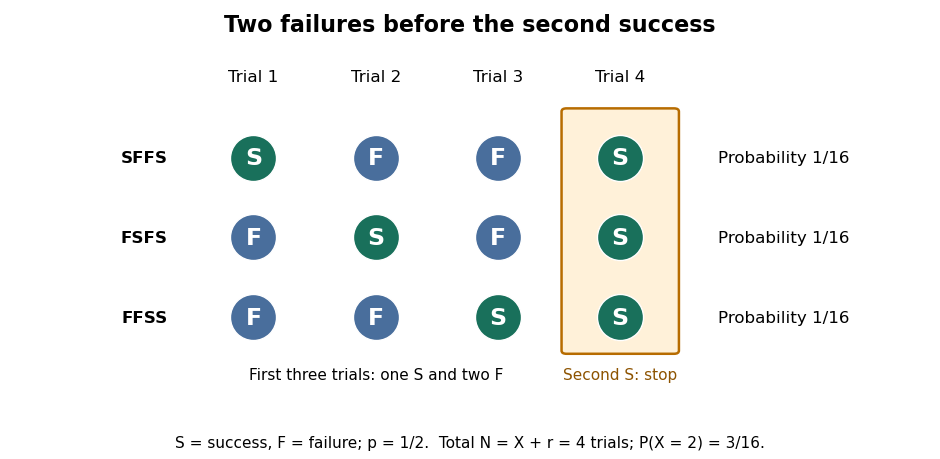

Here is the Python script that generated this plot:
"""Draw the three exact stopped sequences for r=2, X=2, p=1/2.

Tested with Python 3.14.4, NumPy 2.3.5 and Matplotlib 3.10.7.
Write an opaque white PNG with this script's basename to CWD.
"""

from pathlib import Path

import matplotlib.pyplot as plt
from matplotlib.patches import FancyBboxPatch


def main():
    plt.rcParams.update({"font.size": 12, "figure.facecolor": "white"})
    fig, ax = plt.subplots(figsize=(9.4, 4.6), dpi=100)
    sequences = ("SFFS", "FSFS", "FFSS")
    ax.add_patch(FancyBboxPatch((3.56, -0.42), 0.88, 3.00,
                               boxstyle="round,pad=0.04", facecolor="#fff1d9",
                               edgecolor="#b76c00", linewidth=1.8))
    for row, sequence in enumerate(sequences):
        y = 2 - row
        for trial, outcome in enumerate(sequence, 1):
            color = "#19705b" if outcome == "S" else "#496e9c"
            ax.scatter(trial, y, s=1100, facecolor=color, edgecolor="white", zorder=3)
            ax.text(trial, y, outcome, ha="center", va="center", color="white",
                    fontsize=17, weight="bold", zorder=4)
        ax.text(0.30, y, sequence, ha="right", va="center", weight="bold")
        ax.text(4.80, y, "Probability 1/16", va="center")
    for trial in range(1, 5):
        ax.text(trial, 2.96, f"Trial {trial}", ha="center", fontsize=12)
    ax.text(2, -0.78, "First three trials: one S and two F", ha="center", fontsize=11)
    ax.text(4, -0.78, "Second S: stop", ha="center", fontsize=11, color="#8d5300")
    ax.set(xlim=(-0.65, 6.5), ylim=(-1.03, 3.3))
    ax.axis("off")
    fig.suptitle("Two failures before the second success", fontsize=16, weight="bold", y=0.97)
    fig.text(0.5, 0.025, "S = success, F = failure; p = 1/2.  Total N = X + r = 4 trials; P(X = 2) = 3/16.",
             ha="center", fontsize=11)
    fig.subplots_adjust(left=0.055, right=0.985, bottom=0.13, top=0.88)
    fig.savefig(Path.cwd() / Path(__file__).with_suffix(".png").name,
                facecolor="white", transparent=False)
    plt.close(fig)


if __name__ == "__main__":
    main()
